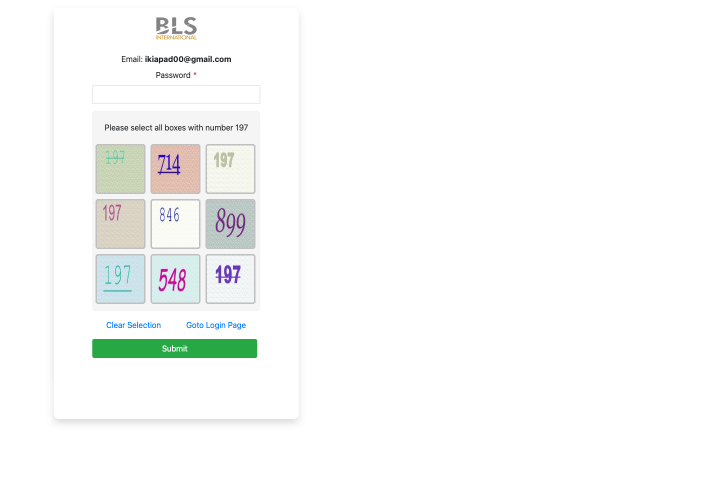
#> input picture captcha_page.png, 1455 x 1000 px (shown at 1/2 size)
$ python -i preprocess.py   (imports and definitions only)
#> lines starting #> are read from the running program, lines starting #| are printed output that depends on the picture; after the words box and inside, x2 and y2 are one past the last pixel; in counts of white or black regions, pixels touching at a corner belong together
#> further down, picture is the input picture: shape (1000, 1455, 3); mean B, G, R 249.6, 250.4, 249.3
from __future__ import annotations

from collections.abc import Callable

import cv2
import numpy as np

ImageVariant = Callable[[np.ndarray], np.ndarray]


def ensure_bgr(image: np.ndarray) -> np.ndarray:
    if image.ndim == 2:
        return cv2.cvtColor(image, cv2.COLOR_GRAY2BGR)
    if image.ndim != 3 or image.shape[2] != 3:
        raise ValueError(f"Expected grayscale or BGR image, received shape={image.shape}")
    return image


def variant_raw(image: np.ndarray) -> np.ndarray:
    return image.copy()


def variant_upscale_2x(image: np.ndarray) -> np.ndarray:
    return cv2.resize(image, None, fx=2, fy=2, interpolation=cv2.INTER_CUBIC)


def variant_upscale_3x(image: np.ndarray) -> np.ndarray:
    return cv2.resize(image, None, fx=3, fy=3, interpolation=cv2.INTER_CUBIC)


# [53 lines left out: functions variant_gray_clahe, variant_sharpened, variant_adaptive_threshold, variant_otsu, variant_saturation_mask, not called in this run]


def variant_lab_color_distance(image: np.ndarray) -> np.ndarray:
    enlarged = cv2.resize(image, None, fx=2, fy=2, interpolation=cv2.INTER_CUBIC)
    lab = cv2.cvtColor(enlarged, cv2.COLOR_BGR2LAB)
#> lab: shape (2000, 2910, 3); mean of channels 0, 1, 2 250.7, 127.5, 128.4
    _, a_channel, b_channel = cv2.split(lab)
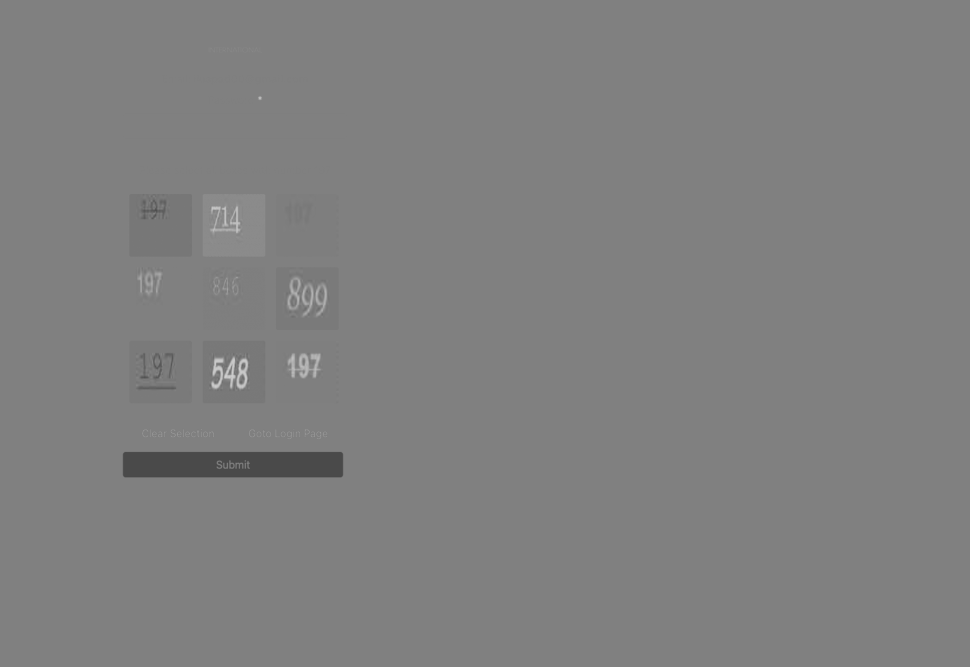
#> a_channel: shape (2000, 2910) (shown at 1/3 size); min 71, max 212, mean 127.5
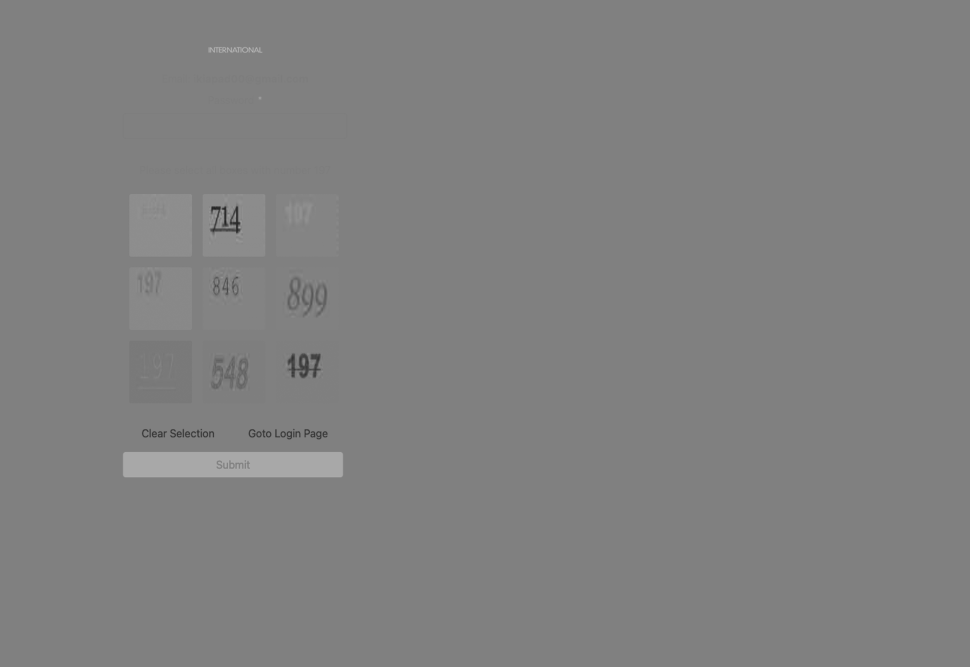
#> b_channel: shape (2000, 2910) (shown at 1/3 size); min 28, max 193, mean 128.4
    neutral = np.full_like(a_channel, 128)
    a_distance = cv2.absdiff(a_channel, neutral)
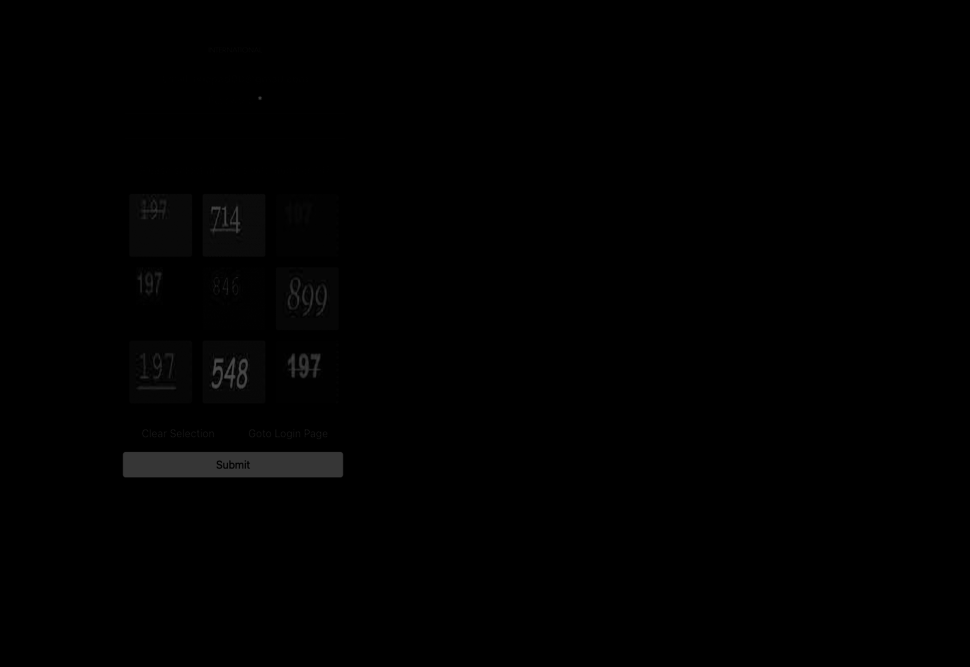
#> a_distance: shape (2000, 2910) (shown at 1/3 size); min 0, max 84, mean 0.9
    b_distance = cv2.absdiff(b_channel, neutral)
    color_distance = cv2.addWeighted(a_distance, 0.5, b_distance, 0.5, 0)
    color_distance = cv2.GaussianBlur(color_distance, (3, 3), 0)
    _, mask = cv2.threshold(
        color_distance,
        0,
        255,
        cv2.THRESH_BINARY + cv2.THRESH_OTSU,
    )
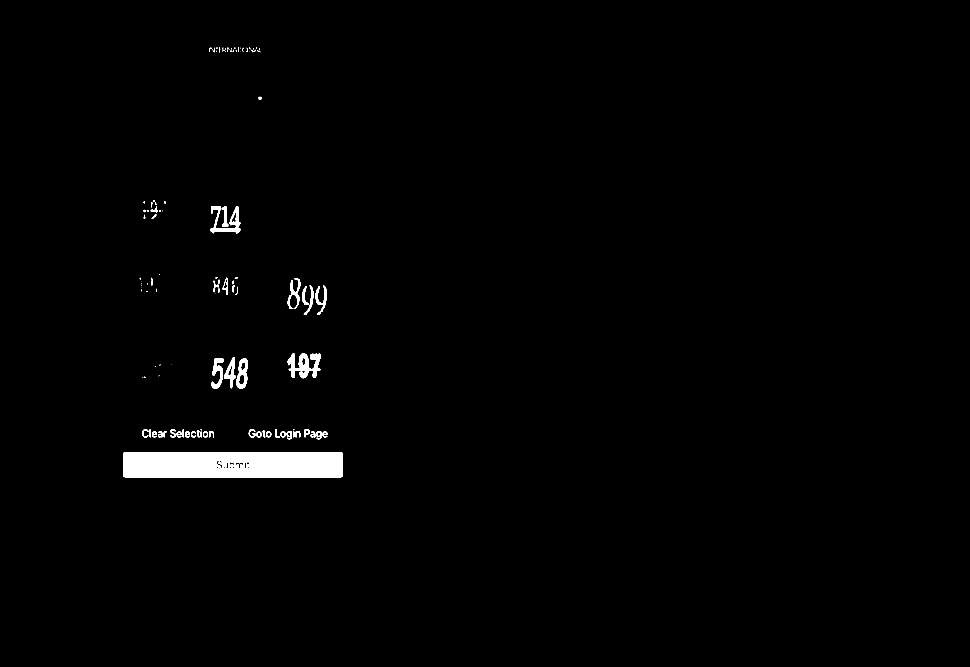
#> mask: shape (2000, 2910) (shown at 1/3 size); 1.2% white; 118 white regions (55 under 20 px), largest, box (x1, y1, x2, y2) and area: (369, 1356, 1029, 1432) 49047, (863, 1060, 962, 1135) 3910, (631, 618, 722, 700) 2481
    return ensure_bgr(cv2.bitwise_not(mask))
#> in ensure_bgr, `return cv2.cvtColor(image, cv2.COLOR_GRAY2BGR)`:
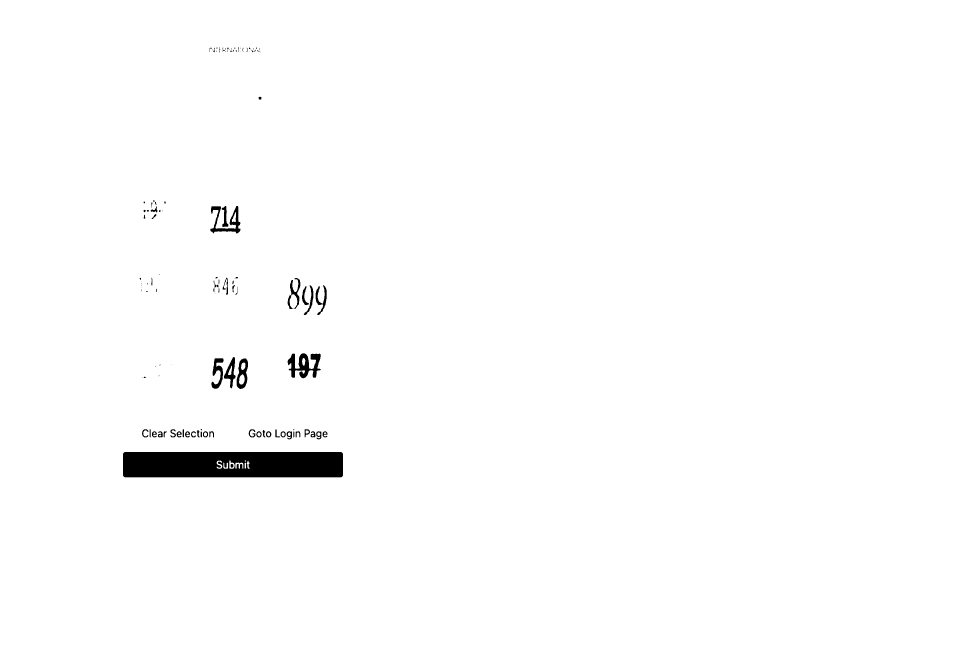
#> returned value: shape (2000, 2910, 3) (shown at 1/3 size); 98.8% white; 118 black regions (55 under 20 px), largest, box (x1, y1, x2, y2) and area: (369, 1356, 1029, 1432) 49047, (863, 1060, 962, 1135) 3910, (631, 618, 722, 700) 2481


VARIANTS: dict[str, ImageVariant] = {
    "raw": variant_raw,
    "upscale_2x": variant_upscale_2x,
    "upscale_3x": variant_upscale_3x,
    "gray_clahe": variant_gray_clahe,
    "sharpened": variant_sharpened,
    "adaptive_threshold": variant_adaptive_threshold,
    "otsu": variant_otsu,
    "saturation_mask": variant_saturation_mask,
    "lab_color_distance": variant_lab_color_distance,
}


# [5 lines left out: function preprocessing_variants, not called in this run]

>>> import cv2
>>> picture = cv2.imread('captcha_page.png')
>>> result = variant_lab_color_distance(picture)
